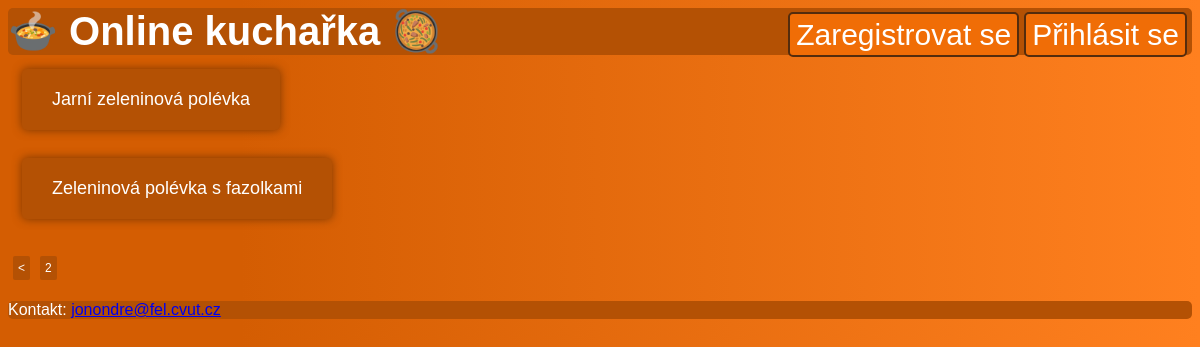
Screenshot of /main/kucharka.php?category=1&page=2 with the database file from the repository.
### tables this page shows
CREATE TABLE `recipes` (
  `name` varchar(255) NOT NULL,
  `ingredients` text NOT NULL,
  `process` text NOT NULL,
  `author` varchar(50) NOT NULL,
  `created` date NOT NULL,
  `id` int(11) NOT NULL
);

### main/show_recipes.php (the view, shortened to what this page needs)
<?php
function getRecipesFromCategory($categoryID, $limit, $offset){
    $conn = connectDB();
    $stmt = $conn->prepare("SELECT recipes.*
    FROM recipes JOIN recipe_category ON recipes.id = recipe_category.recipe_id
    WHERE recipe_category.category_id = ? LIMIT ? OFFSET ?");
    $stmt->bind_param("iii", $categoryID, $limit, $offset);
    $stmt->execute();
    $result = $stmt->get_result();
    $recipes = [];
    while ($row = $result->fetch_assoc()) {
        $recipes[] = $row;
    }
    return $recipes;
}
function showRecipeCard($recipe){
    echo "<a class='a-btn' href='kucharka.php?recipe=" . $recipe['id'] . "'>" . $recipe['name'] . "";
    echo "</a> <br>";
}
function showPagesButtons($total_pages_count, $page, $categoryID){
    echo "<br>";
    if($page > 1){
        $previous = $page - 1;
        echo "<a class='page-btn' href='kucharka.php?category=" . $categoryID . "&page=" . $previous . "'> < </a>";
    }
    echo "<a class='page-btn' href='kucharka.php?category=" . $categoryID . "&page=" . $page . "'>" . $page . "</a>";
}
function getTotalRecipesInCategory($categoryID){
    $conn = connectDB();
    $stmt = $conn->prepare("
        SELECT COUNT(*) as total
        FROM recipe_category
        WHERE category_id = ?
    ");
    $stmt->bind_param("i", $categoryID);
    $stmt->execute();
    $result = $stmt->get_result();
    $row = $result->fetch_assoc();
    return $row['total'];
}
function showRecipesPage($page, $categoryID){
    $offset = ($page - 1) * 10;
    $recipes = getRecipesFromCategory($categoryID, 10, $offset);
    foreach($recipes as $recipe){
        showRecipeCard($recipe);
    }
    $total_recipes_in_category = getTotalRecipesInCategory($categoryID);
    $total_pages_count = ceil($total_recipes_in_category / 10);
    showPagesButtons($total_pages_count, $page, $categoryID);
}

### main/style.css (style rules this page uses)
body { background: linear-gradient(90deg, #d45d02 20%, #ff801f); color: white; font-family: sans-serif; }
::placeholder { color: rgba(236, 236, 236, 0.6); }
.a-btn { display: inline-block; padding: 20px 30px; background-color: #b45104; color: white; text-decoration: none; text-align: center; border-radius: 5px; margin-left: 14px; margin-top: 14px; margin-bottom: 14px; margin-right: 14px; box-shadow: 0 0 10px 0 rgba(100, 45, 3, 0.8); font-family: sans-serif; font-size: 18px; }
.page-btn { display: inline-block; padding: 5px 5px; background-color: #b45104; color: white; text-decoration: none; text-align: center; border-radius: 2px; margin-left: 5px; margin-top: 5px; margin-bottom: 5px; margin-right: 5px; font-family: sans-serif; font-size: 12px; }

### rows the page displays
recipes: name "Jarní zeleninová polévka"
recipes: name "Zeleninová polévka s fazolkami"

### other values shown
$page "2"
